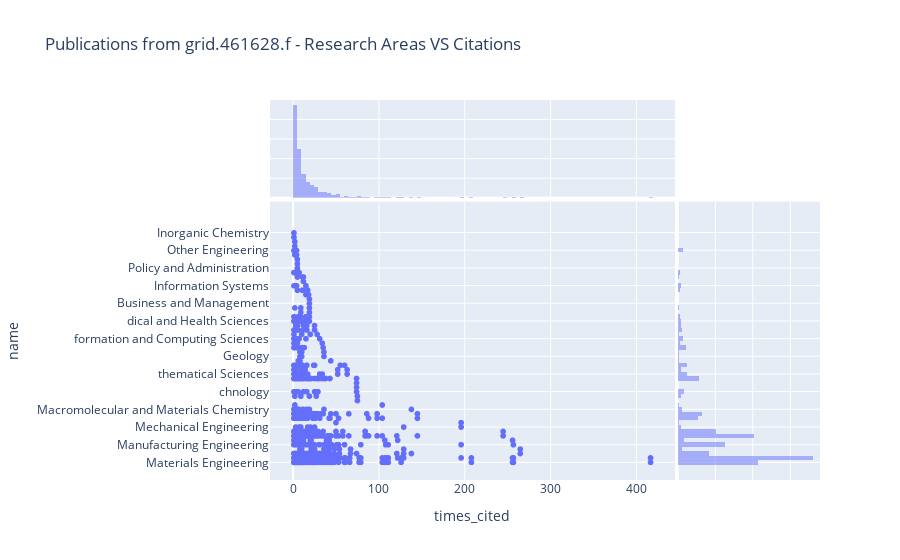

Write notebook code for a chart like this one.
### Code cell
px.scatter(df, x="times_cited", y="name", 
           marginal_x="histogram", marginal_y="histogram", 
           title=f"Publications from {GRIDID} - Research Areas VS Citations")

### Figure 1 — Plotly figure (JSON) as saved in the notebook; plotly's stock layout.template omitted (floating-point values rounded to 4 significant figures; data arrays with more than 128 entries replaced by an {"elided": "..."} marker saying what was removed)
{"data": [{"hoverlabel": {"namelength": 0}, "hovertemplate": "times_cited=%{x}<br>name=%{y}", "legendgroup": "", "marker": {"color": "#636efa", "symbol": "circle"}, "mode": "markers", "name": "", "showlegend": false, "type": "scattergl", "x": {"elided": "1556 int values"}, "xaxis": "x", "y": {"elided": "1556 str values"}, "yaxis": "y"}, {"alignmentgroup": "True", "bingroup": "x", "hoverlabel": {"namelength": 0}, "hovertemplate": "times_cited=%{x}<br>count=%{y}", "legendgroup": "", "marker": {"color": "#636efa"}, "name": "", "offsetgroup": "", "opacity": 0.5, "showlegend": false, "type": "histogram", "x": {"elided": "1556 int values"}, "xaxis": "x3", "yaxis": "y3"}, {"alignmentgroup": "True", "bingroup": "y", "hoverlabel": {"namelength": 0}, "hovertemplate": "name=%{y}<br>count=%{x}", "legendgroup": "", "marker": {"color": "#636efa"}, "name": "", "offsetgroup": "", "opacity": 0.5, "showlegend": false, "type": "histogram", "xaxis": "x2", "y": {"elided": "1556 str values"}, "yaxis": "y2"}], "layout": {"autosize": true, "barmode": "overlay", "legend": {"tracegroupgap": 0}, "title": {"text": "Publications from grid.461628.f - Research Areas VS Citations"}, "xaxis": {"anchor": "y", "autorange": true, "domain": [0, 0.7363], "range": [-23.7, 441.7], "title": {"text": "times_cited"}, "type": "linear"}, "xaxis2": {"anchor": "y2", "autorange": true, "domain": [0.7413, 1], "matches": "x2", "range": [0, 378.9], "showgrid": true, "showline": false, "showticklabels": false, "ticks": ""}, "xaxis3": {"anchor": "y3", "autorange": true, "domain": [0, 0.7363], "matches": "x", "range": [-23.7, 441.7], "showgrid": true, "showticklabels": false, "type": "linear"}, "xaxis4": {"anchor": "y4", "domain": [0.7413, 1], "matches": "x2", "showgrid": true, "showline": false, "showticklabels": false, "ticks": ""}, "yaxis": {"anchor": "x", "autorange": true, "domain": [0, 0.7326], "range": [-4.399, 59.4], "title": {"text": "name"}, "type": "category"}, "yaxis2": {"anchor": "x2", "autorange": true, "domain": [0, 0.7326], "matches": "y", "range": [-4.399, 59.4], "showgrid": true, "showticklabels": false, "type": "category"}, "yaxis3": {"anchor": "x3", "autorange": true, "domain": [0.7426, 1], "matches": "y3", "range": [0, 498.9], "showgrid": true, "showline": false, "showticklabels": false, "ticks": ""}, "yaxis4": {"anchor": "x4", "domain": [0.7426, 1], "matches": "y3", "showgrid": true, "showline": false, "showticklabels": false, "ticks": ""}}}
